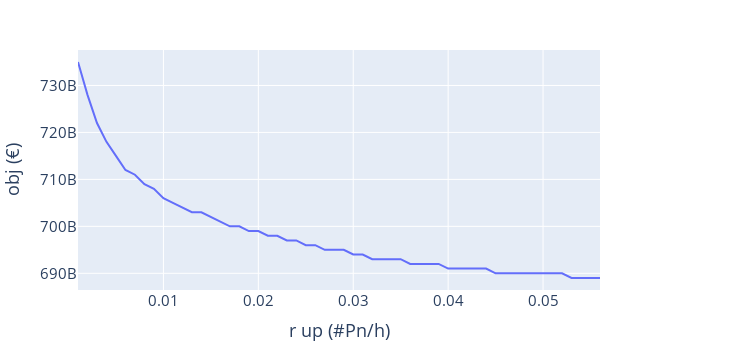
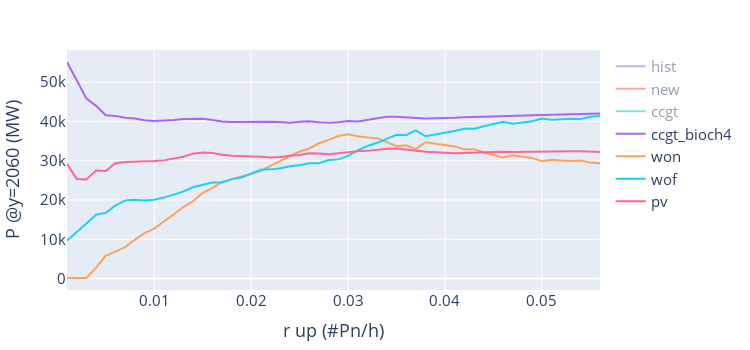
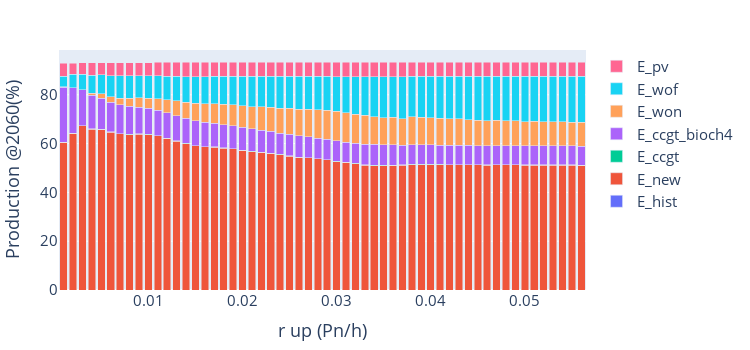

Notebook cell for these charts, in order:
### Code cell
import numpy as np
import pandas as pd

import plotly.graph_objects as go
from plotly.subplots import make_subplots
import plotly.io as pio

df = pd.read_csv('out/out.dat')
df

fig = go.Figure()
fig.add_trace(go.Scatter(x = df['rup'] , y = df['obj'],line=dict(width=2.0),mode='lines',name='won'))
fig.update_layout(yaxis_title='obj (€)',xaxis_title="r up (#Pn/h)",width=750,height=350,margin=dict(l=50,r=150,b=30,t=50),font=dict(size=15))
fig.show()
print()
fig = go.Figure()
fig.add_trace(go.Scatter(x = df['rup'] , y = df['P_hist'],line=dict(width=2.0),mode='lines',name='hist'))
fig.add_trace(go.Scatter(x = df['rup'] , y = df['P_new'],line=dict(width=2.0),mode='lines',name='new'))
fig.add_trace(go.Scatter(x = df['rup'] , y = df['P_ccgt'],line=dict(width=2.0),mode='lines',name='ccgt'))
fig.add_trace(go.Scatter(x = df['rup'] , y = df['P_ccgt_bioch4'],line=dict(width=2.0),mode='lines',name='ccgt_bioch4'))
fig.add_trace(go.Scatter(x = df['rup'] , y = df['P_won'],line=dict(width=2.0),mode='lines',name='won'))
fig.add_trace(go.Scatter(x = df['rup'] , y = df['P_wof'],line=dict(width=2.0),mode='lines',name='wof'))
fig.add_trace(go.Scatter(x = df['rup'] , y = df['P_pv'],line=dict(width=2.0),mode='lines',name='pv'))
fig.update_layout(yaxis_title='P @y=2060 (MW)',xaxis_title="r up (#Pn/h)",width=750,height=350,margin=dict(l=50,r=150,b=30,t=50),font=dict(size=15))
fig.show()
print()
fig = go.Figure()
fig.add_trace(go.Bar(x=df['rup'], y = df['E_hist'], name='E_hist'))
fig.add_trace(go.Bar(x=df['rup'], y = df['E_new' ], name='E_new' ))
fig.add_trace(go.Bar(x=df['rup'], y = df['E_ccgt'], name='E_ccgt'))
fig.add_trace(go.Bar(x=df['rup'], y = df['E_ccgt_bioch4'], name='E_ccgt_bioch4'))
fig.add_trace(go.Bar(x=df['rup'], y = df['E_won' ], name='E_won' ))
fig.add_trace(go.Bar(x=df['rup'], y = df['E_wof' ], name='E_wof' ))
fig.add_trace(go.Bar(x=df['rup'], y = df['E_pv'  ], name='E_pv'  ))
fig.update_layout(yaxis_title='Production @2060(%)',xaxis_title='r up (Pn/h)',barmode='stack',
                  width=750,height=350,margin=dict(l=50, r=150, b=50, t=50),font=dict(size=15))
fig.show()
